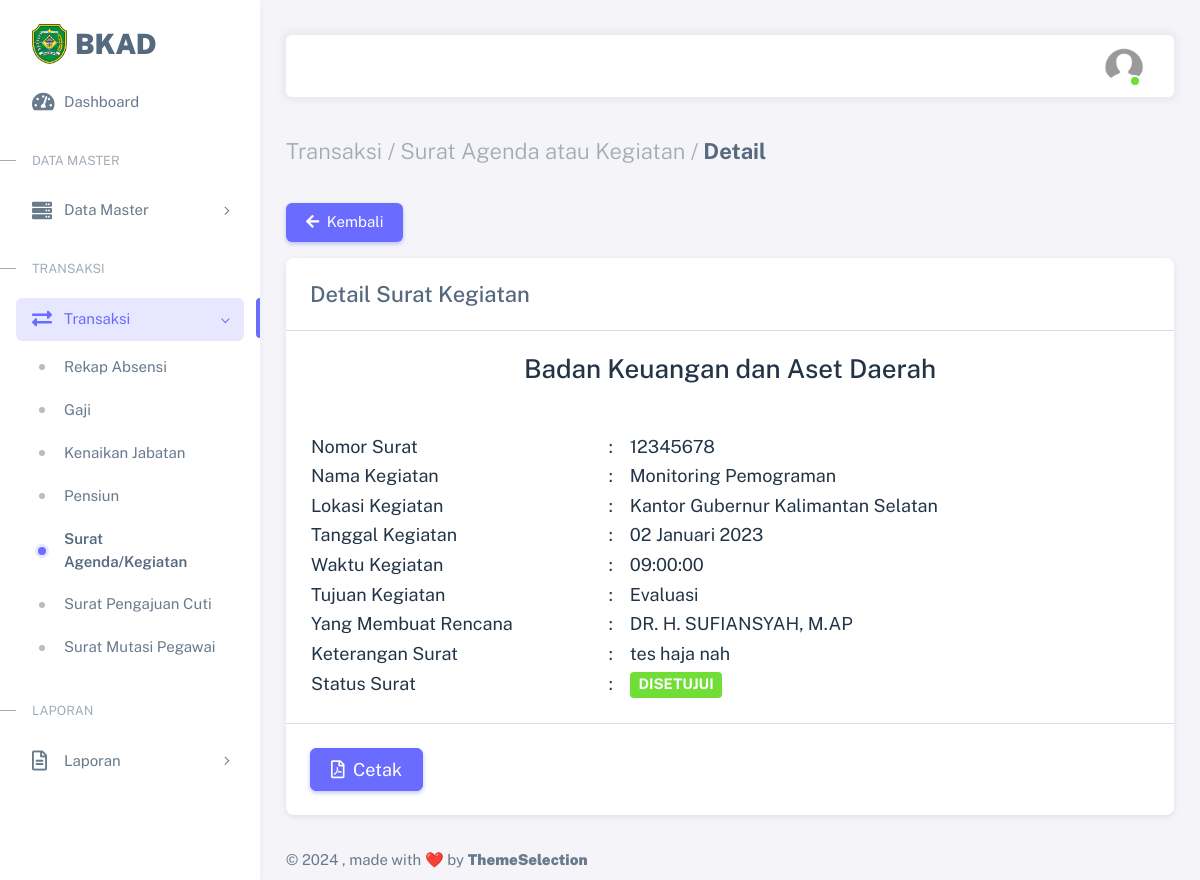
Screenshot of /admin/detail_agenda.php?id_kegiatan=1 (signed in) with the database file from the repository.
### tables this page shows
CREATE TABLE `kegiatan` (
  `id_kegiatan` int(11) NOT NULL,
  `nama_kegiatan` varchar(255) NOT NULL,
  `lokasi_kegiatan` varchar(255) NOT NULL,
  `tgl_kegiatan` date NOT NULL,
  `waktu_kegiatan` time NOT NULL,
  `tujuan_kegiatan` varchar(255) NOT NULL,
  `nip` varchar(55) NOT NULL,
  `no_surat` varchar(10) NOT NULL,
  `ket_kegiatan` varchar(55) NOT NULL,
  `status_kegiatan` varchar(55) NOT NULL
);

CREATE TABLE `t_pegawai` (
  `id_pg` int(11) NOT NULL,
  `nip` varchar(25) NOT NULL,
  `nama_lengkap` varchar(120) NOT NULL,
  `id_jabatan` int(11) NOT NULL,
  `jenis_kelamin` varchar(35) NOT NULL,
  `agama` varchar(20) NOT NULL,
  `status` varchar(20) NOT NULL,
  `tempat_lahir` varchar(120) NOT NULL,
  `tanggal_lahir` date NOT NULL,
  `alamat_rumah` varchar(200) NOT NULL,
  `no_telpon` varchar(13) NOT NULL,
  `file_foto` varchar(255) DEFAULT NULL,
  `pegawai` enum('asn','non asn') NOT NULL,
  `golongan` varchar(255) DEFAULT NULL
);

### fungsi_indotgl.php (called while the page is built, shortened)
<?php
function tgl_indo($tgl)
{
  $tanggal = substr($tgl, 8, 2);
  $bulan   = getBulan(substr($tgl, 5, 2));
  $tahun   = substr($tgl, 0, 4);
  return $tanggal . ' ' . $bulan . ' ' . $tahun;
}
function getBulan($bln)
{
  switch ($bln) {
    case 1:
      return "Januari";
      break;
  }
}

### admin/detail_agenda.php (the view, shortened to what this page needs)
<?php
require_once("../fungsi_indotgl.php");
require_once('../head.php');
$id_kegiatan  = $_GET['id_kegiatan'];
$query = mysqli_query(
  $koneksi,
  "SELECT * FROM kegiatan
  INNER JOIN t_pegawai ON kegiatan.nip=t_pegawai.nip
  WHERE id_kegiatan = '$id_kegiatan'"
);
$row = mysqli_fetch_array($query);
?>
<div class="layout-wrapper layout-content-navbar">
  <div class="layout-container">
    <aside id="layout-menu" class="layout-menu menu-vertical menu bg-menu-theme">
      <div class="app-brand demo d-grid">
        <a href="index.php" class="app-brand-link">
          <span class="app-brand-logo demo">
            <img src="../assets/img/logo/tapin.png" width="35" class="img-fluid">
          </span>
          <span class="app-brand-text demo menu-text fw-bolder ms-2 text-uppercase">BKAD</span>
        </a>
      </div>
      <ul class="menu-inner py-1">
        <li class="menu-item">
          <a href="index.php" class="menu-link">
            <i class="menu-icon fas fa-tachometer-alt"></i>
            <div data-i18n="Dashboard">Dashboard</div>
          </a>
        </li>
        <li class="menu-header small text-uppercase">
          <span class="menu-header-text">Data Master</span>
        </li>
        <li class="menu-item">
          <a href="javascript:void(0);" class="menu-link menu-toggle">
            <i class="menu-icon fas fa-server"></i>
            <div data-i18n="Data Master">Data Master</div>
          </a>
        </li>
        <li class="menu-header small text-uppercase">
          <span class="menu-header-text">Transaksi</span>
        </li>
        <li class="menu-item active open">
          <a href="javascript:void(0);" class="menu-link menu-toggle">
            <i class="menu-icon fas fa-exchange-alt"></i>
            <div data-i18n="Transaksi">Transaksi</div>
          </a>
          <ul class="menu-sub">
            <li class="menu-item">
              <a href="absensi.php" class="menu-link">
                <div data-i18n="Absensi">Rekap Absensi</div>
              </a>
            </li>
            <li class="menu-item">
              <a href="gaji.php" class="menu-link">
                <div data-i18n="Gaji">Gaji</div>
              </a>
            </li>
            <li class="menu-item">
              <a href="kenaikan.php" class="menu-link">
                <div data-i18n="Kenaikan Jabatan">Kenaikan Jabatan</div>
              </a>
            </li>
            <li class="menu-item">
              <a href="pensiun.php" class="menu-link">
                <div data-i18n="Pensiun">Pensiun</div>
              </a>
            </li>
            <li class="menu-item active">
              <a href="agenda.php" class="menu-link">
                <div data-i18n="Surat Agenda">Surat Agenda/Kegiatan</div>
              </a>
            </li>
            <li class="menu-item">
              <a href="cuti.php" class="menu-link">
                <div data-i18n="Surat Pengajuan Cuti">Surat Pengajuan Cuti</div>
              </a>
            </li>
            <li class="menu-item">
              <a href="mutasi.php" class="menu-link">
                <div data-i18n="Surat Mutasi Pegawai">Surat Mutasi Pegawai</div>
              </a>
            </li>
          </ul>
        </li>
        <li class="menu-header small text-uppercase">
          <span class="menu-header-text">Laporan</span>
        </li>
        <li class="menu-item">
          <a href="javascript:void(0);" class="menu-link menu-toggle">
            <i class="menu-icon far fa-file-alt"></i>
            <div data-i18n="Laporan">Laporan</div>
          </a>
        </li>
      </ul>
    </aside>
    <div class="layout-page">
      <nav class="layout-navbar container-xxl navbar navbar-expand-xl navbar-detached align-items-center bg-navbar-theme" id="layout-navbar">
        <div class="navbar-nav-right d-flex align-items-center" id="navbar-collapse">
          <ul class="navbar-nav flex-row align-items-center ms-auto">
            <li class="nav-item navbar-dropdown dropdown-user dropdown">
              <a class="nav-link dropdown-toggle hide-arrow" href="javascript:void(0);" data-bs-toggle="dropdown">
                <div class="avatar avatar-online">
                  <img src="../assets/img/avatars/user.png" alt class="w-px-40 h-auto rounded-circle" />
                </div>
              </a>
            </li>
          </ul>
        </div>
      </nav>
      <div class="content-wrapper">
        <div class="container-xxl flex-grow-1 container-p-y">
          <h4 class="fw-bold py-3 mb-4">
            <span class="text-muted fw-light">Transaksi /</span>
            <span class="text-muted fw-light">Surat Agenda atau Kegiatan /</span>
            <span>Detail</span>
          </h4>
          <div class="row">
            <div class="col-md-12">
              <ul class="nav nav-pills flex-column flex-md-row mb-3">
                <li class="nav-item">
                  <a class="nav-link active" href="agenda.php">
                    <i class="fas fa-arrow-left me-1"></i>
                    Kembali
                  </a>
                </li>
              </ul>
              <div class="card">
                <div class="card-header pb-3">
                  <h4 class="mb-2 d-inline-block">Detail Surat Kegiatan</h4>
                </div>
                <hr class="my-0" />
                <div class="card-body">
                  <h3 class="text-center text-dark">Badan Keuangan dan Aset Daerah</h3>
                  <table class="mt-5 fs-5 text-dark">
                    <tr>
                      <td>Nomor Surat</td>
                      <td width="100px" class="text-end">:</td>
                      <td class="ps-3"><?= $row['no_surat'] ?></td>
                    </tr>
                    <tr>
                      <td>Nama Kegiatan</td>
                      <td width="100px" class="text-end">:</td>
                      <td class="ps-3"><?= $row['nama_kegiatan'] ?></td>
                    </tr>
                    <tr>
                      <td>Lokasi Kegiatan</td>
                      <td width="100px" class="text-end">:</td>
                      <td class="ps-3"><?= $row['lokasi_kegiatan'] ?></td>
                    </tr>
                    <tr>
                      <td>Tanggal Kegiatan</td>
                      <td width="100px" class="text-end">:</td>
                      <td class="ps-3"><?= tgl_indo($row['tgl_kegiatan']) ?></td>
                    </tr>
                    <tr>
                      <td>Waktu Kegiatan</td>
                      <td width="100px" class="text-end">:</td>
                      <td class="ps-3"><?= $row['waktu_kegiatan'] ?></td>
                    </tr>
                    <tr>
                      <td>Tujuan Kegiatan</td>
                      <td width="100px" class="text-end">:</td>
                      <td class="ps-3"><?= $row['tujuan_kegiatan'] ?></td>
                    </tr>
                    <tr>
                      <td>Yang Membuat Rencana</td>
                      <td width="100px" class="text-end">:</td>
                      <td class="ps-3"><?= $row['nama_lengkap'] ?></td>
                    </tr>
                    <tr>
                      <td>Keterangan Surat</td>
                      <td width="100px" class="text-end">:</td>
                      <td class="ps-3"><?= $row['ket_kegiatan'] ?></td>
                    </tr>
                    <tr>
                      <td>Status Surat</td>
                      <td width="100px" class="text-end">:</td>
                      <td class="ps-3">
                        <?php
                        if ($row['status_kegiatan'] == 'Surat Sedang Diproses Atasan') {
                          echo "<span class='badge bg-warning'><b>Proses</b></span>";
                        } else if ($row['status_kegiatan'] == 'Disetujui Atasan') {
                          echo "<span class='badge bg-success'><b>Disetujui</b></span>";
                        } else if ($row['status_kegiatan'] == "Data Ditolak Atasan") {
                          echo "<span class='badge bg-danger'><b>Data Ditolak</b></span>";
                        }
                        ?>
                      </td>
                    </tr>
                  </table>
                </div>
                <hr class="my-0" />
                <div class="card-footer">
                  <a title="Cetak Surat Kegiatan" href="../laporan/agenda_id.php?id_kegiatan=<?= $row['id_kegiatan']; ?>" target="_blank" class="btn btn-primary fs-5">
                    <i class="far fa-file-pdf fs-5 me-1"></i> Cetak
                  </a>
                </div>
              </div>
            </div>
          </div>
        </div>
      </div>
      <?php require_once("../footer.php"); ?>

### assets/css/demo.css (style rules this page uses)
.menu .app-brand.demo { height: 64px; margin-top: 12px; }
.app-brand-text.demo { font-size: 1.75rem; letter-spacing: -0.5px; text-transform: lowercase; }

### rows the page displays
kegiatan: no_surat "12345678", nama_kegiatan "Monitoring Pemograman", lokasi_kegiatan "Kantor Gubernur Kalimantan Selatan", tgl_kegiatan "02 Januari 2023", waktu_kegiatan "09:00:00", tujuan_kegiatan "Evaluasi", t_pegawai.nama_lengkap "DR. H. SUFIANSYAH, M.AP", ket_kegiatan "tes haja nah"
